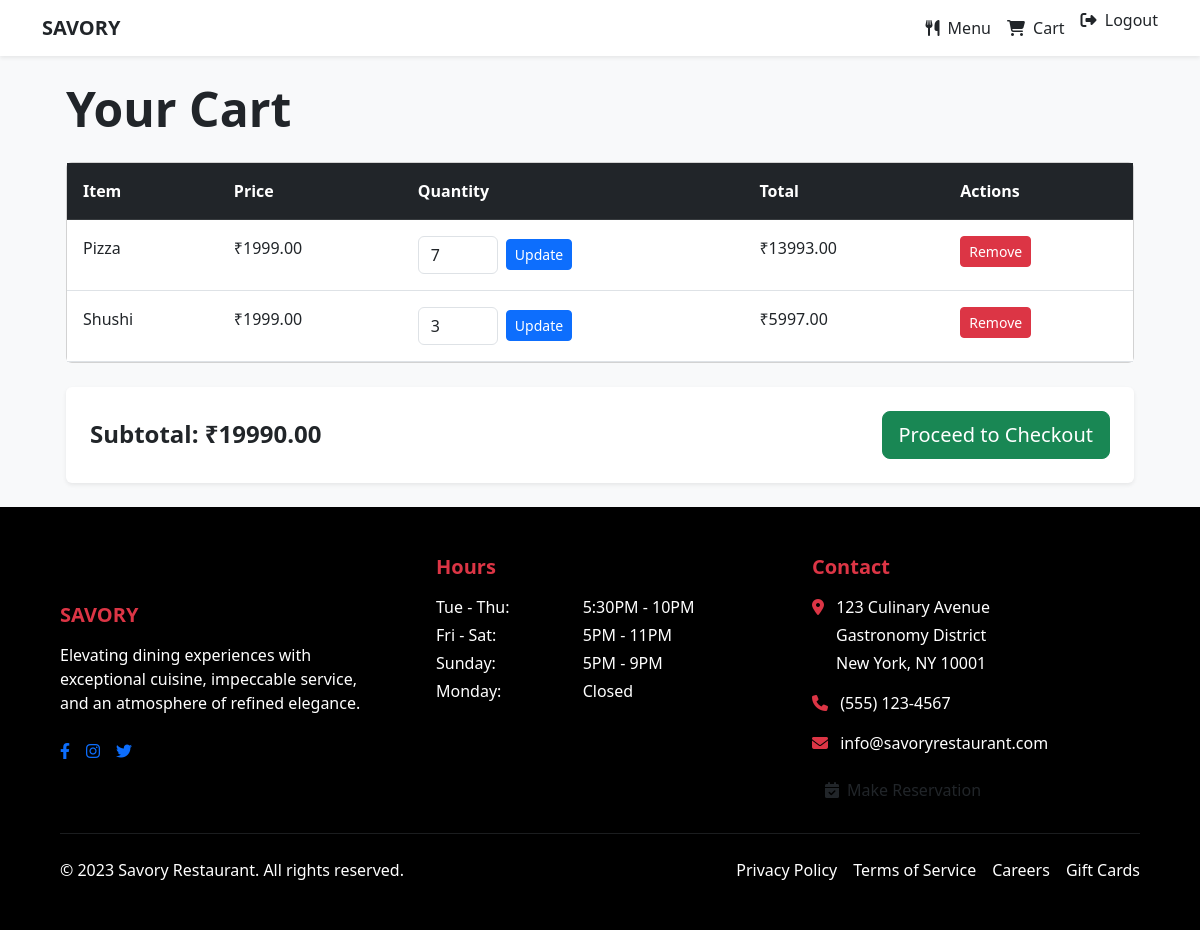
The app's page /cart/ (signed in) with its own data.
### myapp/models.py (models this page shows, shortened)
class CartItem(models.Model):
    user = models.ForeignKey(
        settings.AUTH_USER_MODEL,
        on_delete=models.CASCADE,
        related_name='cart_items'
    )
    item = models.ForeignKey(
        Item,
        on_delete=models.CASCADE,
        related_name='cart_items'
    )
    quantity = models.PositiveIntegerField(default=1)
    added_at = models.DateTimeField(auto_now_add=True)
    updated_at = models.DateTimeField(auto_now=True)
    class Meta:
        unique_together = ('user', 'item')
        ordering = ['-added_at']
        verbose_name = "Cart Item"
        verbose_name_plural = "Cart Items"
    @property
    def line_total(self):
        return self.item.price * self.quantity

class Item(models.Model):
    name = models.CharField(max_length=200)
    description = models.TextField()
    price = models.DecimalField(max_digits=10, decimal_places=2)
    image = models.ImageField(upload_to="items/")
    category = models.ForeignKey(Category, on_delete=models.CASCADE)
    available = models.BooleanField(default=True)
    created_at = models.DateTimeField(auto_now_add=True)
    updated_at = models.DateTimeField(auto_now=True)
    featured = models.BooleanField(default=False)

### myapp/views.py (the view)
# urls.py: path('cart/', views.view_cart, name='view_cart'),
def view_cart(request):
    cart_items = CartItem.objects.filter(user=request.user)
    subtotal = sum(item.line_total for item in cart_items)
    context = {
        'cart_items': cart_items,
        'subtotal': subtotal,
    }
    return render(request, 'cart.html', context)

### myapp/templates/cart.html (shortened to what this page needs)
{% extends 'base.html' %}
{% block content %}
<div class="container py-4">
    <h1 class="display-5 fw-bold mb-4">Your Cart</h1>
    {% if cart_items %}
    <div class="card mb-4">
        <div class="card-body p-0">
            <div class="table-responsive">
                <table class="table table-hover mb-0">
                    <thead class="table-dark">
                        <tr>
                            <th class="p-3">Item</th>
                            <th class="p-3">Price</th>
                            <th class="p-3">Quantity</th>
                            <th class="p-3">Total</th>
                            <th class="p-3">Actions</th>
                        </tr>
                    </thead>
                    <tbody>
                        {% for ci in cart_items %}
                        <tr>
                            <td class="p-3">{{ ci.item.name }}</td>
                            <td class="p-3">₹{{ ci.item.price }}</td>
                            <td class="p-3">
                                <form method="post" action="{% url 'myapp:update_cart_quantity' %}" class="d-flex align-items-center">
                                    <input name="quantity" type="number" value="{{ ci.quantity }}" min="1" max="10" class="form-control me-2" style="width: 80px;">
                                    <button type="submit" class="btn btn-primary btn-sm">Update</button>
                                </form>
                            </td>
                            <td class="p-3">₹{{ ci.line_total }}</td>
                            <td class="p-3">
                                <a href="{% url 'myapp:remove_from_cart' ci.id %}" class="btn btn-danger btn-sm">Remove</a>
                            </td>
                        </tr>
                        {% endfor %}
                    </tbody>
                </table>
            </div>
        </div>
    </div>
    <div class="d-flex justify-content-between align-items-center bg-white p-4 rounded shadow-sm">
        <h3 class="h4 fw-bold mb-0">Subtotal: ₹{{ subtotal }}</h3>
        <a href="{% url 'myapp:checkout' %}" class="btn btn-success btn-lg">Proceed to Checkout</a>
    </div>
    {% endif %}
</div>
{% endblock %}

### records on screen
CartItem: item.name "Pizza", item.price "1999.00", quantity "7", line_total "13993.00"
CartItem: item.name "Shushi", item.price "1999.00", quantity "3", line_total "5997.00"

### other values on screen
{{ subtotal }} "19990.00"
